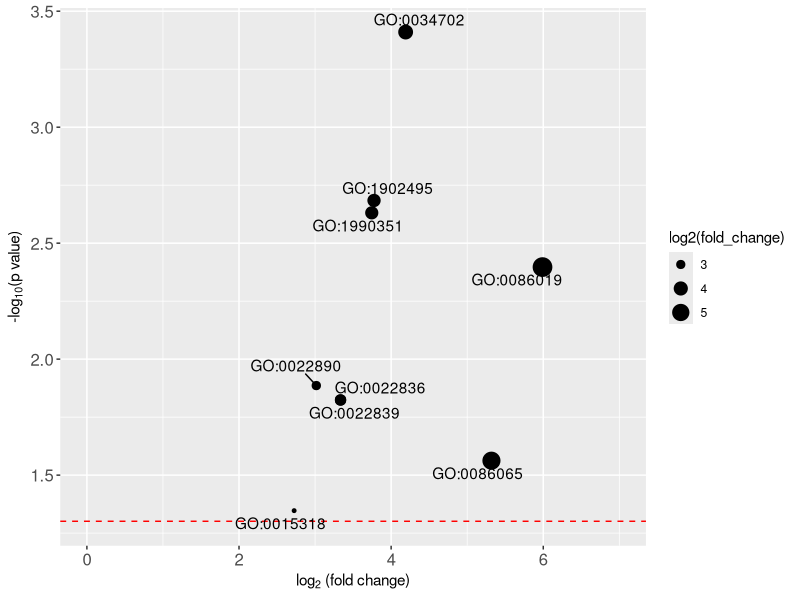

This chart was generated by the following R code:
## ---- chunk 1
#https://biostatsquid.com/volcano-plots-r-tutorial/
library(ggrepel) # for nice annotations

go_enrichment=data.frame(terms=c("GO:0086019
", "GO:0086065", "GO:0034702", "GO:1902495", "GO:1990351", "GO:0022839", "GO:0022836", "GO:0022890", "GO:0015318"), fold_change=c(63.56, 39.91, 18.26, 13.69, 13.41, 10.09, 10.09, 8.09, 6.61), pvalue=c(0.00401, 0.0274, 0.000389, 0.00207, 0.00234, 0.015, 0.015, 0.013, 0.045))

ggplot(data = go_enrichment, aes(x = log2(fold_change), y = -log10(pvalue), label = terms)) +
  geom_hline(yintercept = -log10(0.05), col = "red", linetype = 'dashed') +
         geom_point(aes(size = log2(fold_change)))+
  xlim(c(0,7))+
         labs(color = 'Severe', #legend_title, 
       x = expression("log"[2]*" (fold change)"), y = expression("-log"[10]*"(p value)")) +
  theme_set(
            theme(
              axis.title.y = element_text(face = "bold", margin = margin(0,20,0,0), size = rel(1.5), color = 'black'),
     #         axis.text=element_text(size=12), 
              axis.title.x = element_text(hjust = 0.5, face = "bold", margin = margin(20,0,0,0), size = rel(1.5), color = 'black'),
              plot.title = element_text(hjust = 0.5)
            ))+
  theme(axis.text=element_text(size=12))+
    geom_text_repel(max.overlaps = Inf)
